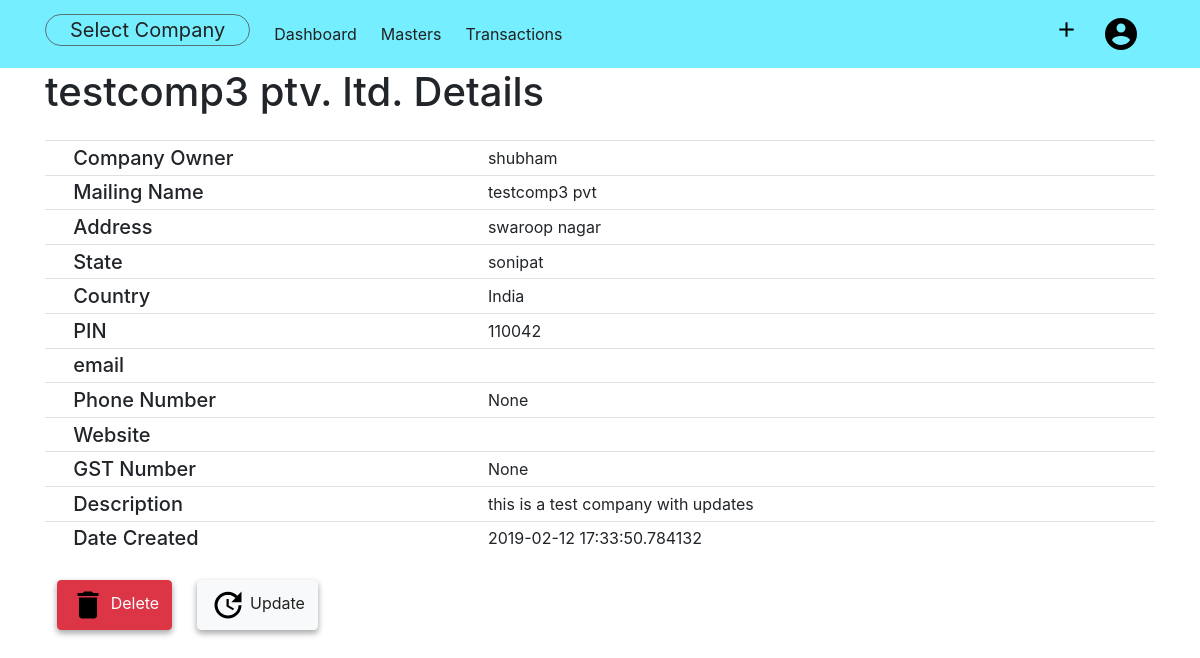
Before: /company/details/3 (signed in) with the older database file.
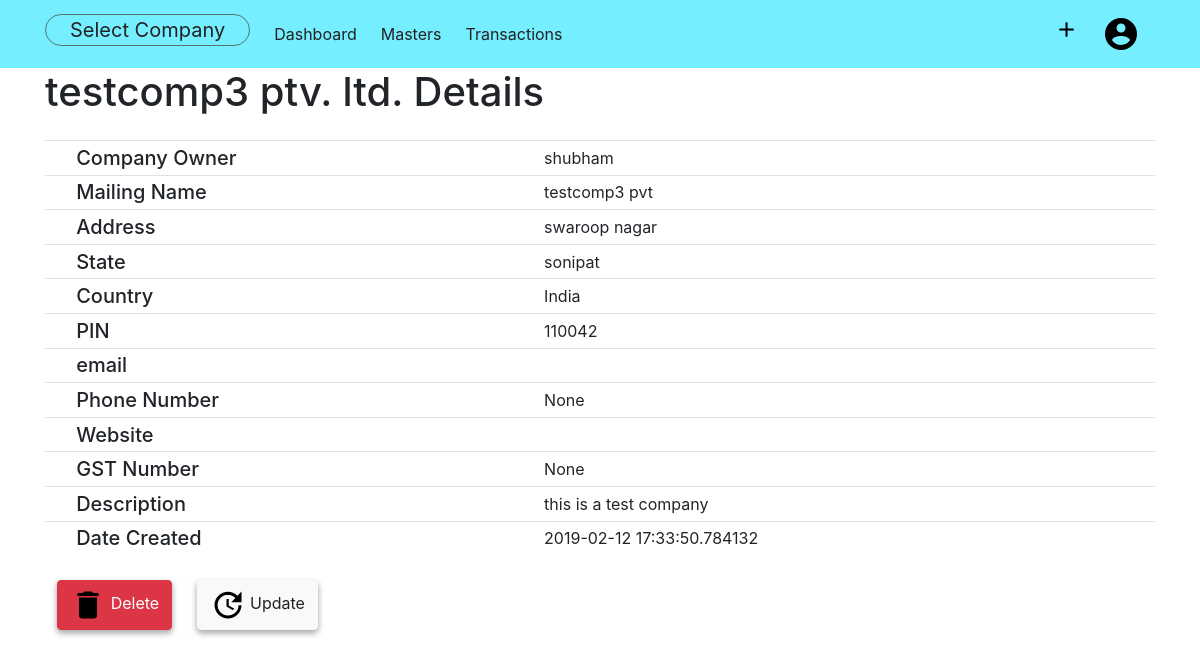
After: the same page with the newer database file.
### acsystem/models.py (models this page shows, shortened)
class Company(db.Model):
    id = db.Column(db.Integer, primary_key=True)
    companyname = db.Column(db.String(80), unique=True, nullable=False)
    mailingname = db.Column(db.String(80), nullable = False)
    address = db.Column(db.String(100), nullable=False)
    country = db.Column(db.String(40), nullable=False)
    state = db.Column(db.String(40), nullable=False)
    pin = db.Column(db.Integer)
    email = db.Column(db.String(60))
    phoneno = db.Column(db.Integer)
    website = db.Column(db.String(60))
    datecreated = db.Column(db.DateTime, default = datetime.utcnow, nullable=False)
    gstno = db.Column(db.Integer)
    description = db.Column(db.Text)
    user_id = db.Column(db.Integer, db.ForeignKey('user.id', ondelete="CASCADE"), nullable=False)

### acsystem/company/routes.py (the view)
@company.route('/company/details/<int:compid>', methods=['GET','POST'])
@login_required
def showcompany(compid):
    company = Company.query.get_or_404(compid)
    if company.owner != current_user:
        abort(403)
    return render_template('companydetail.html', title=company.companyname, company = company)

### acsystem/models.py (called while the page is built)
@login_manager.user_loader
def load_user(user_id):
    return User.query.get(int(user_id))

### acsystem/templates/companydetail.html (shortened to what this page needs)
{% extends "layout.html"%}
{% block content %}
<div class="container">
    <h1 class="mb-4">{{ company.companyname }} Details</h1>
    <table class="table table-sm">
        <tbody>
            <tr>
                <td>&Tab;</td>
                <td class="h5">Company Owner</td>
                <td>{{company.owner.first}}</td>
            </tr>
            <tr>
                <td>&Tab;</td>
                <td class="h5">Mailing Name</td>
                <td>{{company.mailingname}}</td>
            </tr>
            <tr>
                <td>&Tab;</td>
                <td class="h5"> Address</td>
                <td>{{company.address}}</td>
            </tr>
            <tr>
                <td>&Tab;</td>
                <td class="h5"> State</td>
                <td>{{company.state}}</td>
            </tr>
            <tr>
                <td>&Tab;</td>
                <td class="h5">Country </td>
                <td>{{company.country}}</td>
            </tr>
            <tr>
                <td>&Tab;</td>
                <td class="h5"> PIN</td>
                <td>{{company.pin}}</td>
            </tr>
            <tr>
                <td>&Tab;</td>
                <td class="h5">email </td>
                <td>{{company.email}}</td>
            </tr>
            <tr>
                <td>&Tab;</td>
                <td class="h5"> Phone Number</td>
                <td>{{company.phoneno}}</td>
            </tr>
            <tr>
                <td>&Tab;</td>
                <td class="h5"> Website</td>
                <td>{{company.website}}</td>
            </tr>
            <tr>
                <td>&Tab;</td>
                <td class="h5"> GST Number</td>
                <td>{{company.gstno}}</td>
            </tr>
            <tr>
                <td>&Tab;</td>
                <td class="h5"> Description</td>
                <td>{{company.description}}</td>
            </tr>
            <tr>
                <td>&Tab;</td>
                <td class="h5"> Date Created</td>
                <td>{{company.datecreated}}</td>
            </tr>
        </tbody>
    </table>
    <table class="mt-4">
        <tbody>
            <tr>
                <td>
                    <button type="button" class="btn btn-danger" data-toggle="modal" data-target="#deletecompany">
                        <img src="{{ url_for('static',filename='images/delete.png') }}" alt="Delete"> Delete
                    </button>
                </td>
                <td>
                    <a type="button" class="btn btn-light" href="{{ url_for('company.updatecompany', compid=company.id) }}"><img
                            src="{{ url_for('static',filename='images/update.png') }}" alt="Delete"> Update
                    </a>
                </td>
            </tr>
        </tbody>
    </table>
</div>
{% endblock content %}

Changed rows visible on the page:
changed Company "testcomp3 ptv. ltd.": description "this is a test company with updates" → "this is a test company"
